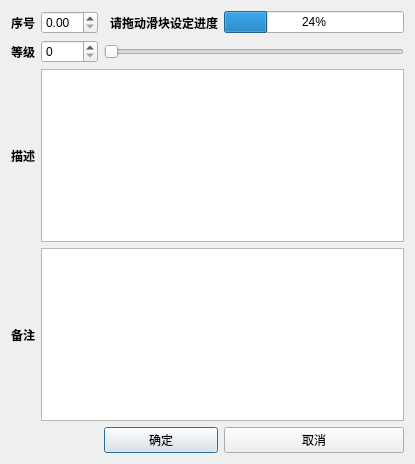
<?xml version="1.0" encoding="UTF-8"?>
<ui version="4.0">
 <class>Dialog</class>
 <widget class="QDialog" name="Dialog">
  <property name="geometry">
   <rect>
    <x>0</x>
    <y>0</y>
    <width>415</width>
    <height>464</height>
   </rect>
  </property>
  <property name="windowTitle">
   <string>请添加一个愿望或进度</string>
  </property>
  <layout class="QGridLayout" name="gridLayout">
   <item row="2" column="0">
    <widget class="QLabel" name="label_2">
     <property name="font">
      <font>
       <weight>75</weight>
       <bold>true</bold>
      </font>
     </property>
     <property name="text">
      <string>描述</string>
     </property>
    </widget>
   </item>
   <item row="4" column="2" colspan="2">
    <widget class="QPushButton" name="pushButton">
     <property name="text">
      <string>确定</string>
     </property>
    </widget>
   </item>
   <item row="0" column="4">
    <widget class="QProgressBar" name="progressBar">
     <property name="value">
      <number>24</number>
     </property>
    </widget>
   </item>
   <item row="0" column="3">
    <widget class="QLabel" name="label">
     <property name="font">
      <font>
       <weight>75</weight>
       <bold>true</bold>
      </font>
     </property>
     <property name="text">
      <string>请拖动滑块设定进度</string>
     </property>
    </widget>
   </item>
   <item row="1" column="2" colspan="3">
    <widget class="QSlider" name="horizontalSlider">
     <property name="maximum">
      <number>100</number>
     </property>
     <property name="orientation">
      <enum>Qt::Horizontal</enum>
     </property>
    </widget>
   </item>
   <item row="4" column="4">
    <widget class="QPushButton" name="pushButton_2">
     <property name="text">
      <string>取消</string>
     </property>
    </widget>
   </item>
   <item row="3" column="0">
    <widget class="QLabel" name="label_3">
     <property name="font">
      <font>
       <weight>75</weight>
       <bold>true</bold>
      </font>
     </property>
     <property name="text">
      <string>备注</string>
     </property>
    </widget>
   </item>
   <item row="0" column="0">
    <widget class="QLabel" name="label_4">
     <property name="font">
      <font>
       <weight>75</weight>
       <bold>true</bold>
      </font>
     </property>
     <property name="text">
      <string>序号</string>
     </property>
    </widget>
   </item>
   <item row="1" column="0">
    <widget class="QLabel" name="label_5">
     <property name="font">
      <font>
       <weight>75</weight>
       <bold>true</bold>
      </font>
     </property>
     <property name="text">
      <string>等级</string>
     </property>
    </widget>
   </item>
   <item row="1" column="1">
    <widget class="QSpinBox" name="spinBox"/>
   </item>
   <item row="0" column="1">
    <widget class="QDoubleSpinBox" name="doubleSpinBox"/>
   </item>
   <item row="2" column="1" colspan="4">
    <widget class="QPlainTextEdit" name="plainTextEdit"/>
   </item>
   <item row="3" column="1" colspan="4">
    <widget class="QPlainTextEdit" name="plainTextEdit_2"/>
   </item>
  </layout>
 </widget>
 <resources/>
 <connections>
  <connection>
   <sender>progressBar</sender>
   <signal>valueChanged(int)</signal>
   <receiver>progressBar</receiver>
   <slot>setValue(int)</slot>
   <hints>
    <hint type="sourcelabel">
     <x>259</x>
     <y>18</y>
    </hint>
    <hint type="destinationlabel">
     <x>259</x>
     <y>18</y>
    </hint>
   </hints>
  </connection>
 </connections>
</ui>
